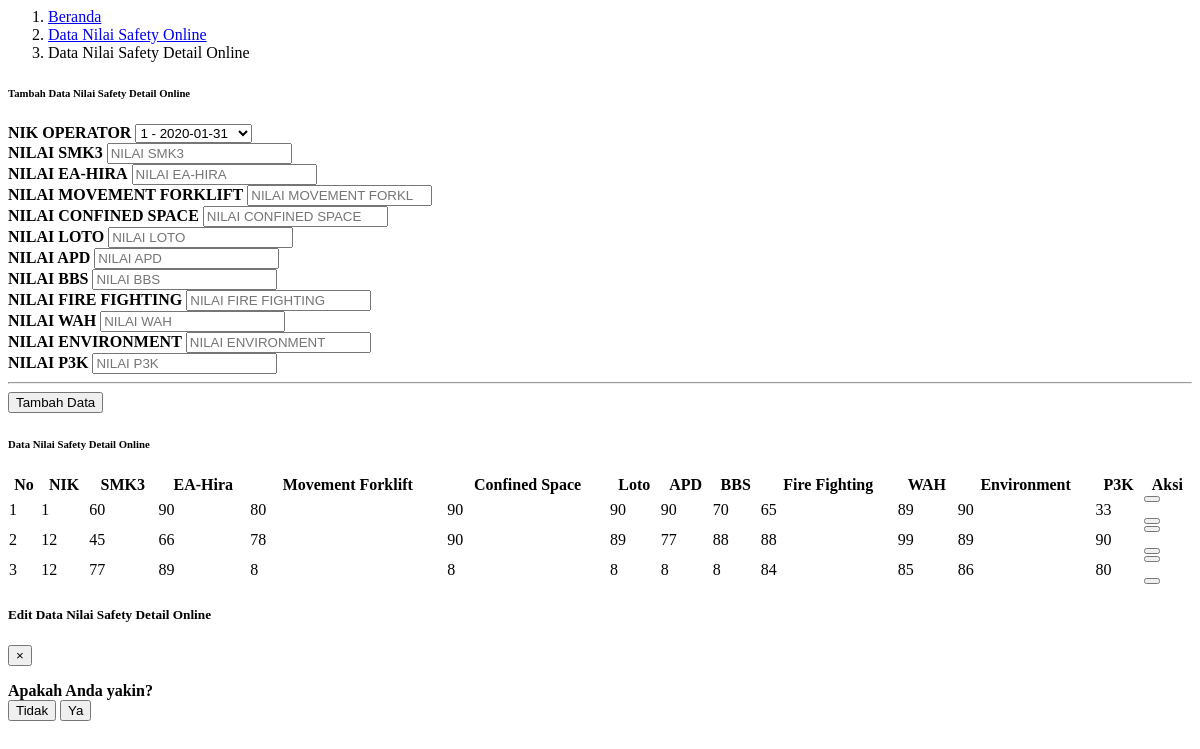
Before: /module/admin/dataScoreDetail/dataScoreSafetyDetail.php with the older database file.
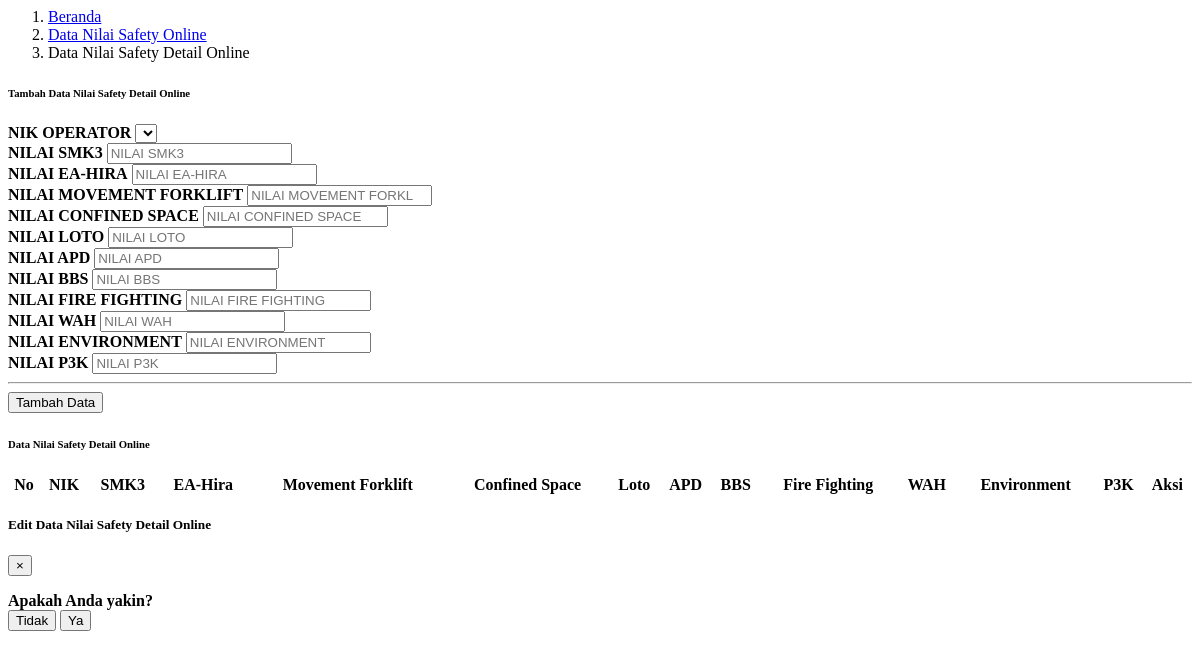
After: the same page with the newer database file.
### tables this page shows
CREATE TABLE `tabel_score_safety_detail` (
  `id_score_safety_detail` int(11) NOT NULL,
  `id_score_safety` int(11) NOT NULL,
  `smk3` int(11) NOT NULL,
  `ea_hira` int(11) NOT NULL,
  `movement_forklift` int(11) NOT NULL,
  `confined_space` int(11) NOT NULL,
  `loto` int(11) NOT NULL,
  `apd` int(11) NOT NULL,
  `bbs` int(11) NOT NULL,
  `fire_fighting` int(11) NOT NULL,
  `wah` int(11) NOT NULL,
  `environment` int(11) NOT NULL,
  `p3k` int(11) NOT NULL
);

CREATE TABLE `tabel_operator` (
  `id_operator` int(30) NOT NULL,
  `id_user` int(11) NOT NULL,
  `id_jabatan` int(11) NOT NULL,
  `nama` varchar(50) NOT NULL,
  `nik` int(20) NOT NULL,
  `foto` text NOT NULL,
  `jenis_kelamin` enum('Laki-Laki','Perempuan') NOT NULL,
  `waktu_tambah` datetime NOT NULL,
  `waktu_edit` datetime NOT NULL
);

### module/admin/dataScoreDetail/dataScoreSafetyDetail.php (the view, shortened to what the rows shown need)
<?php
  include "../process/proses_adminDataScoreSafetyDetail.php";
?>
<body>
    <div class="container-fluid" id="dataScore">
        <div class="card shadow mb-4">
            <div class="card-body">
                <div class="table-responsive">
                    <table class="table table-bordered" id="dataTable" width="100%" cellspacing="0">
                        <thead>
                            <tr class="text-center">
                                <th>No</th>
                                <th>NIK</th>
                                <th>SMK3</th>
                                <th>EA-Hira</th>
                                <th>Movement Forklift</th>
                                <th>Confined Space</th>
                                <th>Loto</th>
                                <th>APD</th>
                                <th>BBS</th>
                                <th>Fire Fighting</th>
                                <th>WAH</th>
                                <th>Environment</th>
                                <th>P3K</th>
                                <th>Aksi</th>
                            </tr>
                        </thead>
                        <tbody>
                            <?php
                                $queryTampilData = "SELECT tssd.*, tss.*, tp.id_operator, tp.nik
                                FROM tabel_score_safety_detail tssd, tabel_score_safety tss, tabel_operator tp
                                WHERE tss.id_operator = tp.id_operator
                                AND tssd.id_score_safety = tss.id_score_safety;
                                    ";
                                $resultTampilData = mysqli_query($con, $queryTampilData);
                                $index = 1;
                                if(mysqli_num_rows($resultTampilData) > 0){
                                    while($rowTampilData = mysqli_fetch_assoc($resultTampilData)){
                                        ?>
                                            <tr class="text-center" id-score-safety-detail="<?php echo $rowTampilData["id_score_safety_detail"] ?>">
                                                <td ><?php echo $index; ?></td>
                                                <td class="kategoriMateri"><?php echo $rowTampilData["nik"]; ?></td>
                                                <td class="judulMateri"><?php echo $rowTampilData["smk3"]; ?></td>
                                                <td class="fileMateri"><?php echo $rowTampilData["ea_hira"]; ?></td>
                                                <td class="fileMateri"><?php echo $rowTampilData["movement_forklift"]; ?></td>
                                                <td class="fileMateri"><?php echo $rowTampilData["confined_space"]; ?></td>
                                                <td class="fileMateri"><?php echo $rowTampilData["loto"]; ?></td>
                                                <td class="fileMateri"><?php echo $rowTampilData["apd"]; ?></td>
                                                <td class="fileMateri"><?php echo $rowTampilData["bbs"]; ?></td>
                                                <td class="fileMateri"><?php echo $rowTampilData["fire_fighting"]; ?></td>
                                                <td class="fileMateri"><?php echo $rowTampilData["wah"]; ?></td>
                                                <td class="fileMateri"><?php echo $rowTampilData["environment"]; ?></td>
                                                <td class="fileMateri"><?php echo $rowTampilData["p3k"]; ?></td>
                                                <td>
                                                    <button type="button" class="btn btn-primary edit-dataScoreSafetyDetail-admin mb-2 mb-sm-0" data-toggle="modal" data-target="#editDataScoreSafetyDetailModal" id_scoreSafetyDetailEdit="<?php echo $rowTampilData["id_score_safety_detail"];?>">
                                                    </button>
                                                    <button type="button" class="btn btn-danger hapus-dataScoreSafetyDetail-admin" data-toggle="modal" data-target="#hapusDataScoreSafetyDetailModal" id_score_safety_detail="<?php echo $rowTampilData["id_score_safety_detail"];?>">
                                                    </button>
                                                </td>
                                            </tr>
                                        <?php
                                        $index++;
                                    }
                                    ?>
                                    <?php
                                }
                                else{
                                    ?>
                                    <?php
                                }
                            ?>
                        </tbody>
                    </table>
                </div>
            </div>
        </div>
    </div>
</body>

Changed rows visible on the page:
removed tabel_score_safety_detail: tabel_operator.nik "1", smk3 "60", ea_hira "90", movement_forklift "80", confined_space "90", loto "90", apd "90", bbs "70", fire_fighting "65", wah "89", environment "90", p3k "33"
removed tabel_score_safety_detail: tabel_operator.nik "12", smk3 "45", ea_hira "66", movement_forklift "78", confined_space "90", loto "89", apd "77", bbs "88", fire_fighting "88", wah "99", environment "89", p3k "90"
removed tabel_score_safety_detail: tabel_operator.nik "12", smk3 "77", ea_hira "89", movement_forklift "8", confined_space "8", loto "8", apd "8", bbs "8", fire_fighting "84", wah "85", environment "86", p3k "80"
Other visible differences:
form field nikOperatorDetail: "1 - 2020-01-31" → (not shown)
